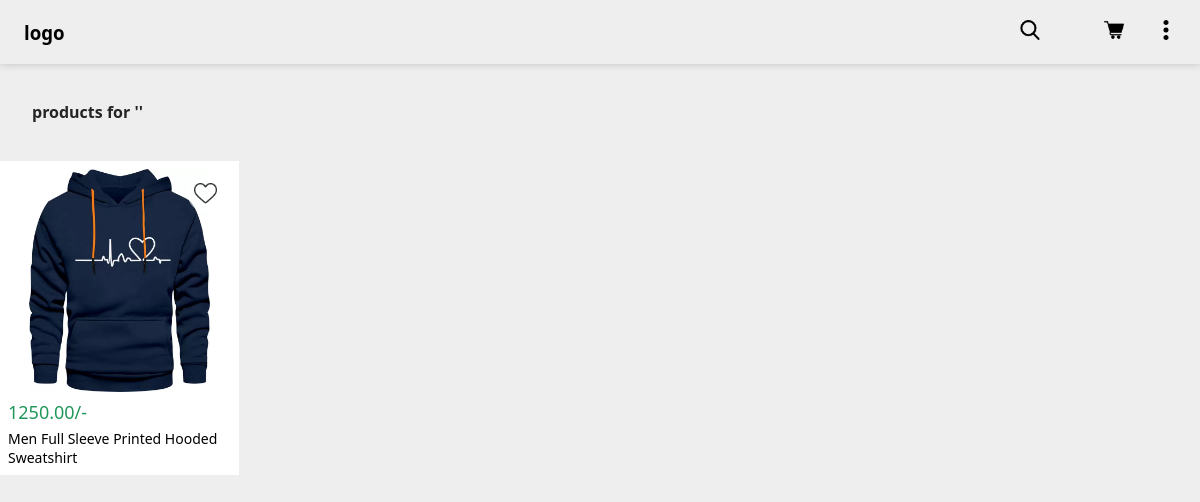
The page /product/ on the database as committed earlier.
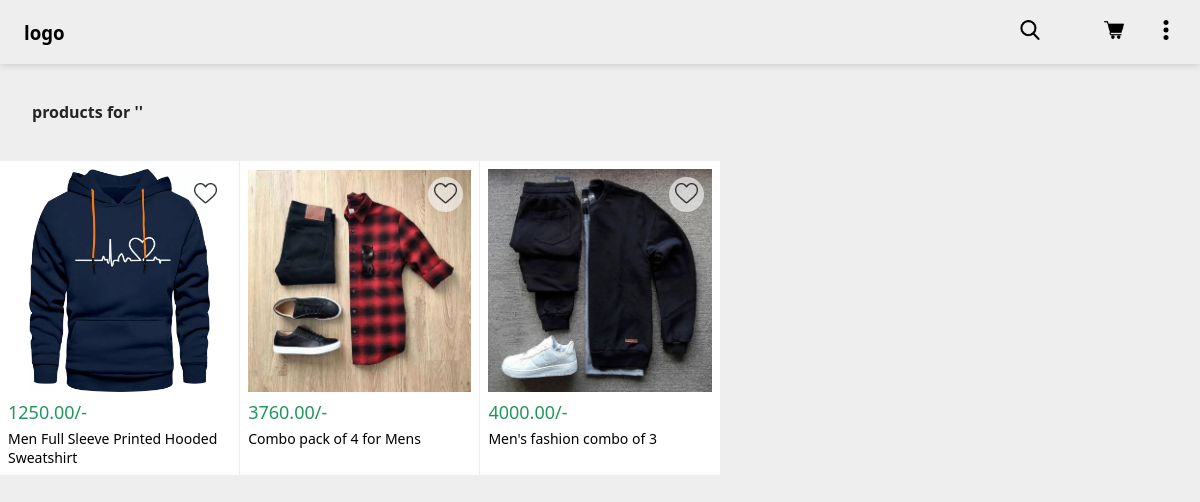
The same page on the database as committed later.
### estore/models.py (models this page shows, shortened)
class Product(models.Model):
    name = models.CharField(max_length=300,default=None)
    desc = models.TextField()
    brand = models.CharField(max_length=30,default=None)
    price = models.DecimalField(max_digits=10, decimal_places=2)
    image = models.ImageField(upload_to='estore/products/', default=None)
    category = models.ManyToManyField(Category)
    slug_field = models.SlugField(max_length=300,null=True,blank=True)
    def get_absolute_url(self):
        return self.slug_field

### estore/views.py (the view)
# urls.py: path('product/', views.product_list, name='product_list'),
def product_list(request):
    query = request.GET.get('product', '')
    category = request.GET.get('categories', '')
    products = Product.objects.all()
    if query:
        products = products.filter(name__icontains=query)
    if category:
        products = products.filter(category__name__icontains=category)
    return render(request, 'product_list.html', {'products': products})

### templates/estore/product_list.html (shortened to what this page needs)
{% extends "base.html" %}
{% load static %}
{% block content %}
    <h4 class="product-count">{{num_of_products}} products for '{{search}}'</h4>
    {% if products %}
    <div id="products-container">
        {% for product in products %}
        <a href="/product/{{product.get_absolute_url}}"  class="product-card">
            <img src="/media/{{product.image}}" alt="{{product.image}}">
            <div class="product-details">
                <span class="price">
                    {{product.price}}/-
                </span>
                <span class="product-name">
                    {{product.name|truncatewords_html:10}}
                </span>
            </div>
            <span class="like-btn"><img src="/static/images/{{ 'heart.png' }}" alt=""></span>
        </a>
        {% endfor %}
    </div>
        {% else %}
        <h3 class="not-found">Ohh!! We currently don't have any products for '{{search}}'.</h3>
        {% endif %}
{% endblock %}

Rows that differ between the two databases and show on the page:
added Product: image (picture), price "3760.00", name "Combo pack of 4 for Mens"
added Product: image (picture), price "4000.00", name "Men's fashion combo of 3"
